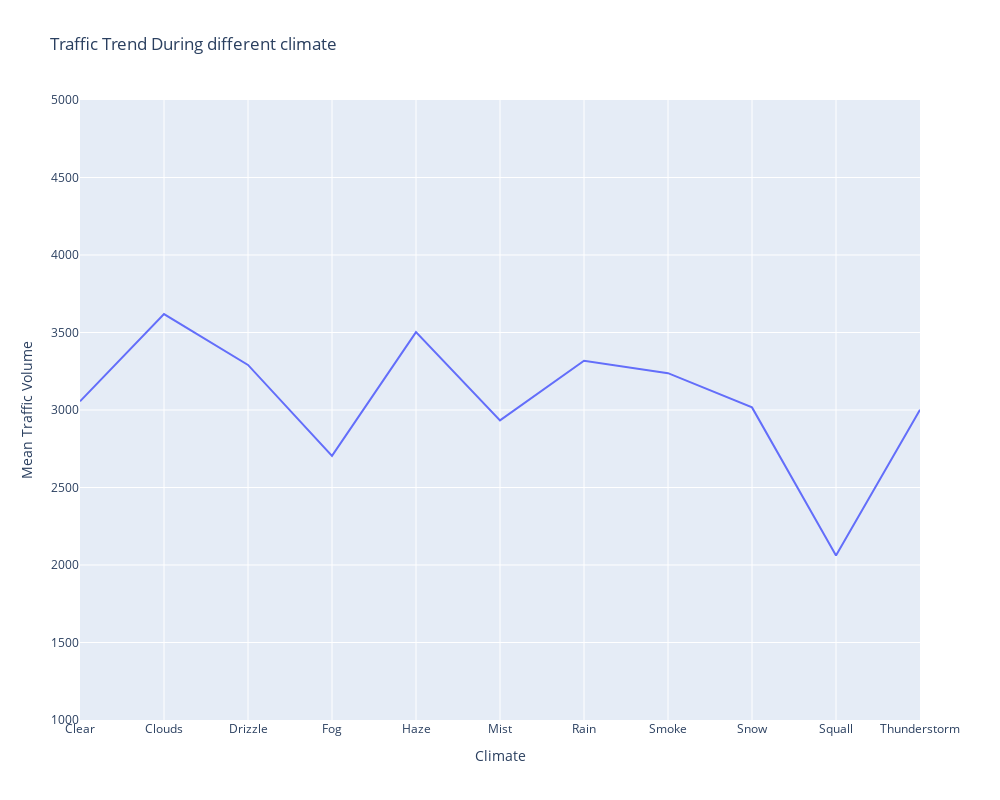

The code cell stored with this chart in its notebook:
### Code cell
fig = px.line(df, x=x, y=y, title='Traffic Trend During different climate')
fig.update_layout(
    autosize=False,
    width=1000,
    height=800,)
fig.update_xaxes(title_text='Climate' )
fig.update_yaxes(range = [1000,5000] ,title_text='Mean Traffic Volume' )
fig.show()

### Figure 1 — Plotly figure (JSON) as saved in the notebook; plotly's stock layout.template omitted (floating-point values rounded to 4 significant figures)
{"data": [{"hovertemplate": "x=%{x}<br>y=%{y}<extra></extra>", "legendgroup": "", "line": {"color": "#636efa", "dash": "solid"}, "marker": {"symbol": "circle"}, "mode": "lines", "name": "", "orientation": "v", "showlegend": false, "type": "scatter", "x": ["Clear", "Clouds", "Drizzle", "Fog", "Haze", "Mist", "Rain", "Smoke", "Snow", "Squall", "Thunderstorm"], "xaxis": "x", "y": [3056.0, 3618.0, 3291.0, 2704.0, 3502.0, 2933.0, 3318.0, 3238.0, 3017.0, 2062.0, 3002.0], "yaxis": "y"}], "layout": {"autosize": false, "height": 800, "legend": {"tracegroupgap": 0}, "title": {"text": "Traffic Trend During different climate"}, "width": 1000, "xaxis": {"anchor": "y", "domain": [0, 1], "title": {"text": "Climate"}}, "yaxis": {"anchor": "x", "domain": [0, 1], "range": [1000, 5000], "title": {"text": "Mean Traffic Volume"}}}}
